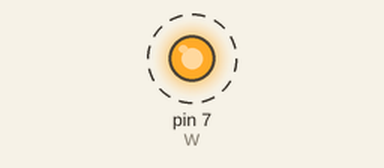
Recording of a sketch running on a simulated Arduino Uno, built with avr-gcc and run on an emulated ATmega328P. On the bench: output pins drawn as LEDs (lit = HIGH). Dashed ring = blinking.

Above: at 0.2 s.
Timing chart, 0 to 3.0 s (numbered marks = the images above):
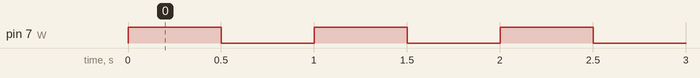

Measured:
- by itself, pin 7 (W): alternates HIGH for 0.50 s and LOW for 0.50 s

The sketch:

normal_test.ino
```cpp
int W = 7;

void setup()
{
  pinMode(W,OUTPUT);
}
void loop()
{
  digitalWrite(W,HIGH);
  delay(500);
  digitalWrite(W,LOW);
  delay(500);
}
```
